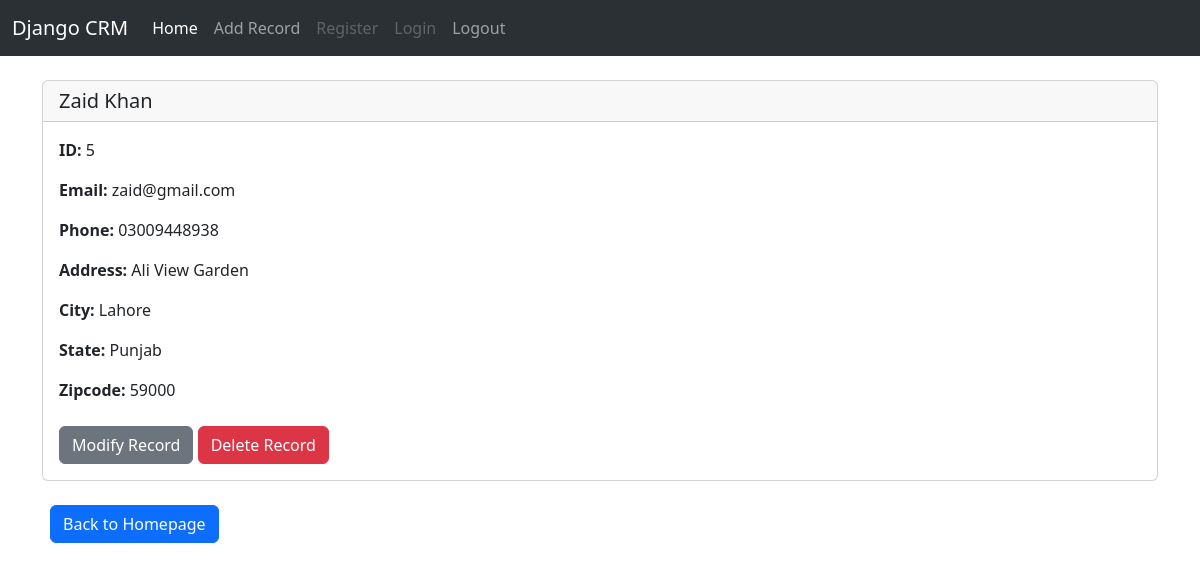
The page /website/record/5 (signed in) on the database its author committed.
### website/models.py (models this page shows)
class Record(models.Model):
    dateCreated = models.DateTimeField(auto_now_add=True)
    first_name = models.CharField(max_length=50)
    last_name = models.CharField(max_length=50)
    email = models.CharField(max_length=50)
    phone = models.CharField(max_length=15)
    address = models.CharField(max_length=100)
    city = models.CharField(max_length=50)
    state = models.CharField(max_length=30)
    zipcode = models.CharField(max_length=10)
    def __str__(self):
        return f"{self.first_name} {self.last_name}"

### website/views.py (the view)
# urls.py: path('record/<int:pk>', views.view_record, name='view_record'),
def view_record(request, pk):
    if request.user.is_authenticated:
        record = Record.objects.get(id = pk)
        return render(request, 'website/record.html', {
            "record": record
        })
    else:
        messages.warning(request, "You do not have the permission. Please Login First.")
        return HttpResponseRedirect(reverse("login"))

### website/templates/website/record.html
{% extends 'website/base.html' %}
{% block body %}
<div class="card mt-4">
    <h5 class="card-header">{{record}}</h5>
    <div class="card-body">
      <p class="card-text"><strong>ID: </strong>{{record.id}}</p>
      <p class="card-text"><strong>Email: </strong>{{record.email}}</p>
      <p class="card-text"><strong>Phone: </strong>{{record.phone}}</p>
      <p class="card-text"><strong>Address: </strong>{{record.address}}</p>
      <p class="card-text"><strong>City: </strong>{{record.city}}</p>
      <p class="card-text"><strong>State: </strong>{{record.state}}</p>
      <p class="card-text"><strong>Zipcode: </strong>{{record.zipcode}}</p>
      <a href="{% url 'update_record' record.id %}" class="btn btn-secondary mt-2">Modify Record</a>
      <a href="{% url 'delete_record' record.id %}" class="btn btn-danger mt-2">Delete Record</a>
    </div>
</div>
<a href="{% url 'home' %}" class="btn btn-primary mt-4 ms-2">Back to Homepage</a>
{% endblock %}

### rows shown on the page
Record: first_name+last_name "Zaid Khan", id "5", email "zaid@gmail.com", phone "03009448938", address "Ali View Garden", city "Lahore", state "Punjab", zipcode "59000"
